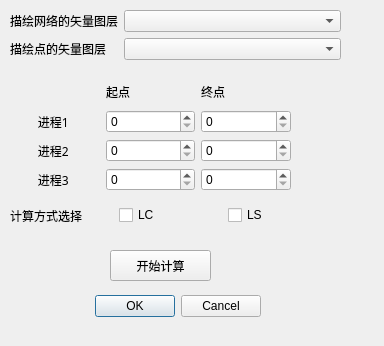
<?xml version="1.0" encoding="UTF-8"?>
<ui version="4.0">
 <class>ShortestPathDialogBase</class>
 <widget class="QDialog" name="ShortestPathDialogBase">
  <property name="geometry">
   <rect>
    <x>0</x>
    <y>0</y>
    <width>384</width>
    <height>346</height>
   </rect>
  </property>
  <property name="minimumSize">
   <size>
    <width>0</width>
    <height>0</height>
   </size>
  </property>
  <property name="windowTitle">
   <string>Shortest path</string>
  </property>
  <widget class="QWidget" name="widget_2" native="true">
   <property name="geometry">
    <rect>
     <x>10</x>
     <y>0</y>
     <width>331</width>
     <height>321</height>
    </rect>
   </property>
   <widget class="QWidget" name="formLayoutWidget">
    <property name="geometry">
     <rect>
      <x>0</x>
      <y>10</y>
      <width>331</width>
      <height>51</height>
     </rect>
    </property>
    <layout class="QFormLayout" name="formLayout">
     <item row="0" column="0">
      <widget class="QLabel" name="label_2">
       <property name="font">
        <font>
         <family>Adobe 宋体 Std L</family>
         <pointsize>9</pointsize>
        </font>
       </property>
       <property name="text">
        <string>描绘网络的矢量图层</string>
       </property>
      </widget>
     </item>
     <item row="0" column="1">
      <widget class="QgsMapLayerComboBox" name="comboBox"/>
     </item>
     <item row="1" column="0">
      <widget class="QLabel" name="label_3">
       <property name="font">
        <font>
         <family>Adobe 宋体 Std L</family>
         <pointsize>9</pointsize>
        </font>
       </property>
       <property name="text">
        <string>描绘点的矢量图层</string>
       </property>
      </widget>
     </item>
     <item row="1" column="1">
      <widget class="QgsMapLayerComboBox" name="comboBox_2"/>
     </item>
    </layout>
   </widget>
   <widget class="QWidget" name="gridLayoutWidget">
    <property name="geometry">
     <rect>
      <x>0</x>
      <y>80</y>
      <width>281</width>
      <height>111</height>
     </rect>
    </property>
    <layout class="QGridLayout" name="gridLayout">
     <item row="3" column="1">
      <widget class="QSpinBox" name="spO_id3">
       <property name="cursor">
        <cursorShape>IBeamCursor</cursorShape>
       </property>
       <property name="maximum">
        <number>1000</number>
       </property>
      </widget>
     </item>
     <item row="1" column="2">
      <widget class="QSpinBox" name="spD_id1">
       <property name="cursor">
        <cursorShape>IBeamCursor</cursorShape>
       </property>
       <property name="maximum">
        <number>1000</number>
       </property>
      </widget>
     </item>
     <item row="1" column="0">
      <widget class="QLabel" name="label">
       <property name="font">
        <font>
         <family>Adobe 宋体 Std L</family>
        </font>
       </property>
       <property name="text">
        <string>         进程1</string>
       </property>
      </widget>
     </item>
     <item row="2" column="2">
      <widget class="QSpinBox" name="spD_id2">
       <property name="cursor">
        <cursorShape>IBeamCursor</cursorShape>
       </property>
       <property name="maximum">
        <number>1000</number>
       </property>
      </widget>
     </item>
     <item row="3" column="0">
      <widget class="QLabel" name="label_5">
       <property name="font">
        <font>
         <family>Adobe 宋体 Std L</family>
        </font>
       </property>
       <property name="text">
        <string>         进程3</string>
       </property>
      </widget>
     </item>
     <item row="2" column="1">
      <widget class="QSpinBox" name="spO_id2">
       <property name="cursor">
        <cursorShape>IBeamCursor</cursorShape>
       </property>
       <property name="maximum">
        <number>1000</number>
       </property>
      </widget>
     </item>
     <item row="3" column="2">
      <widget class="QSpinBox" name="spD_id3">
       <property name="cursor">
        <cursorShape>IBeamCursor</cursorShape>
       </property>
       <property name="maximum">
        <number>9999</number>
       </property>
      </widget>
     </item>
     <item row="2" column="0">
      <widget class="QLabel" name="label_4">
       <property name="font">
        <font>
         <family>Adobe 宋体 Std L</family>
        </font>
       </property>
       <property name="text">
        <string>         进程2</string>
       </property>
      </widget>
     </item>
     <item row="1" column="1">
      <widget class="QSpinBox" name="spO_id1">
       <property name="cursor">
        <cursorShape>IBeamCursor</cursorShape>
       </property>
       <property name="frame">
        <bool>true</bool>
       </property>
       <property name="keyboardTracking">
        <bool>true</bool>
       </property>
       <property name="minimum">
        <number>0</number>
       </property>
       <property name="maximum">
        <number>1000</number>
       </property>
      </widget>
     </item>
     <item row="0" column="1">
      <widget class="QLabel" name="label_6">
       <property name="font">
        <font>
         <family>Adobe 宋体 Std L</family>
        </font>
       </property>
       <property name="text">
        <string>起点</string>
       </property>
      </widget>
     </item>
     <item row="0" column="2">
      <widget class="QLabel" name="label_7">
       <property name="font">
        <font>
         <family>Adobe 宋体 Std L</family>
        </font>
       </property>
       <property name="text">
        <string>终点</string>
       </property>
      </widget>
     </item>
    </layout>
   </widget>
   <widget class="QLabel" name="label_8">
    <property name="geometry">
     <rect>
      <x>370</x>
      <y>300</y>
      <width>88</width>
      <height>21</height>
     </rect>
    </property>
    <property name="font">
     <font>
      <family>Adobe 宋体 Std L</family>
     </font>
    </property>
    <property name="text">
     <string>进程3</string>
    </property>
   </widget>
   <widget class="QWidget" name="horizontalLayoutWidget">
    <property name="geometry">
     <rect>
      <x>0</x>
      <y>200</y>
      <width>321</width>
      <height>31</height>
     </rect>
    </property>
    <layout class="QHBoxLayout" name="horizontalLayout">
     <item>
      <widget class="QLabel" name="label_9">
       <property name="font">
        <font>
         <family>Adobe 宋体 Std L</family>
        </font>
       </property>
       <property name="text">
        <string>计算方式选择</string>
       </property>
      </widget>
     </item>
     <item>
      <widget class="QCheckBox" name="cbLc">
       <property name="text">
        <string>LC</string>
       </property>
      </widget>
     </item>
     <item>
      <widget class="QCheckBox" name="cbLs">
       <property name="text">
        <string>LS</string>
       </property>
      </widget>
     </item>
    </layout>
   </widget>
   <widget class="QPushButton" name="pbStart">
    <property name="geometry">
     <rect>
      <x>100</x>
      <y>250</y>
      <width>101</width>
      <height>31</height>
     </rect>
    </property>
    <property name="text">
     <string>开始计算</string>
    </property>
   </widget>
   <widget class="QDialogButtonBox" name="button_box">
    <property name="geometry">
     <rect>
      <x>50</x>
      <y>290</y>
      <width>201</width>
      <height>32</height>
     </rect>
    </property>
    <property name="orientation">
     <enum>Qt::Horizontal</enum>
    </property>
    <property name="standardButtons">
     <set>QDialogButtonBox::Cancel|QDialogButtonBox::Ok</set>
    </property>
   </widget>
  </widget>
 </widget>
 <customwidgets>
  <customwidget>
   <class>QgsMapLayerComboBox</class>
   <extends>QComboBox</extends>
   <header>qgsmaplayercombobox.h</header>
  </customwidget>
 </customwidgets>
 <resources/>
 <connections>
  <connection>
   <sender>button_box</sender>
   <signal>rejected()</signal>
   <receiver>ShortestPathDialogBase</receiver>
   <slot>reject()</slot>
   <hints>
    <hint type="sourcelabel">
     <x>20</x>
     <y>20</y>
    </hint>
    <hint type="destinationlabel">
     <x>20</x>
     <y>20</y>
    </hint>
   </hints>
  </connection>
  <connection>
   <sender>button_box</sender>
   <signal>accepted()</signal>
   <receiver>ShortestPathDialogBase</receiver>
   <slot>accept()</slot>
   <hints>
    <hint type="sourcelabel">
     <x>20</x>
     <y>20</y>
    </hint>
    <hint type="destinationlabel">
     <x>20</x>
     <y>20</y>
    </hint>
   </hints>
  </connection>
 </connections>
</ui>
